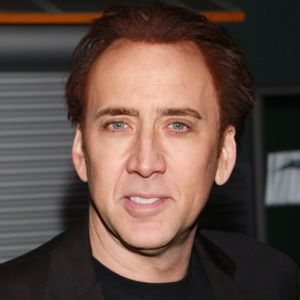
#> input picture nicolas-cage.jpg, 300 x 300 px, given in place of the camera
$ python awesome_face.py
#> lines starting #> are read from the running program, lines starting #| are printed output that depends on the picture; after the words box and inside, x2 and y2 are one past the last pixel; in counts of white or black regions, pixels touching at a corner belong together
import cv2
import numpy as np

cap = cv2.VideoCapture(0)

eye_cascade = cv2.CascadeClassifier('haarcascade_eye.xml')
face_cascade = cv2.CascadeClassifier('haarcascade_frontalface_default.xml')

while True:
    ret, frame = cap.read()
#> frame is the input picture: shape (300, 300, 3); mean B, G, R 68.3, 76.5, 96.6

    gray = cv2.cvtColor(frame, cv2.COLOR_BGR2GRAY)
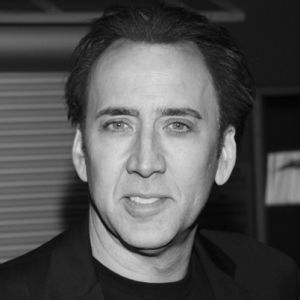
#> gray: shape (300, 300); min 1, max 225, mean 81.6
    gray_blur = cv2.medianBlur(gray, 7)
    faces = face_cascade.detectMultiScale(gray, 1.3, 5)
#> faces = [[63, 59, 174, 174]]

    for(x,y,w,h) in faces:
        roi_gray_blur = gray_blur[y:y+h, x:x+w]
        edge = cv2.adaptiveThreshold(roi_gray_blur, 255, cv2.ADAPTIVE_THRESH_MEAN_C, cv2.THRESH_BINARY, 9, 2)
        edge[np.where(edge == [0])] = [100]

        frame[y:y+h, x:x+w] = cv2.bitwise_and(cv2.cvtColor(edge, cv2.COLOR_GRAY2RGB), frame[y:y+h, x:x+w])
#> this loop made 1 pass
#> pass 1, `roi_gray_blur = gray_blur[y:y+h, x:x+w]`:
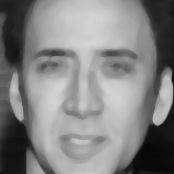
#> roi_gray_blur: shape (174, 174); min 8, max 211, mean 130.5
#> pass 1, `edge = cv2.adaptiveThreshold(roi_gray_blur, 255, cv2.ADAPTIVE_THRESH_M..`:
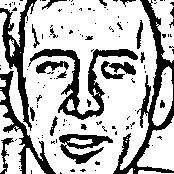
#> edge: shape (174, 174); 72.1% white; 124 black regions (100 under 20 px), largest, box (x1, y1, x2, y2) and area: (113, 0, 174, 174) 2061, (28, 49, 138, 120) 1642, (0, 0, 37, 131) 1250
#> after the loop:
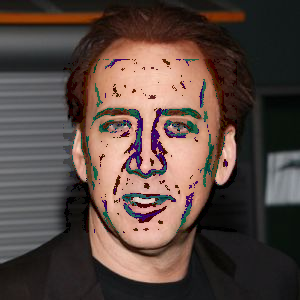
#> frame: shape (300, 300, 3); 9.38% of pixels changed, all inside (x1, y1, x2, y2) = (63, 59, 237, 233)


    cv2.imshow('frame', frame)

    k = cv2.waitKey(1)
#> (key Esc is pressed here)
    # wait for ESC key to exit
    if k == 27:
        cv2.destroyAllWindows()
        cap.release()
        break
